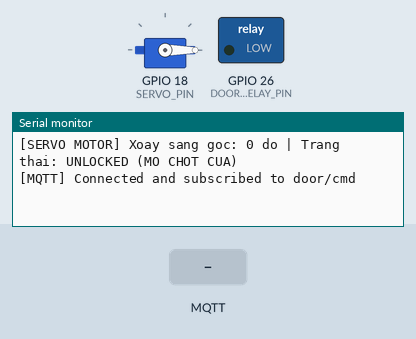
Simulated run of this sketch. Board: ESP32. On the bench: servo, switched loads named in the sketch (green lamp = pin HIGH), the last lines printed to the serial monitor. The test bench sets the inputs (shaded band). WiFi joins after 1.5 s; servers stay silent unless stated; no MQTT or app messages arrive unless stated.

Above: at 3.8 s.
3.9 s: MQTT message "unlock" arrives on the first subscribed topic
At 5.1 s:
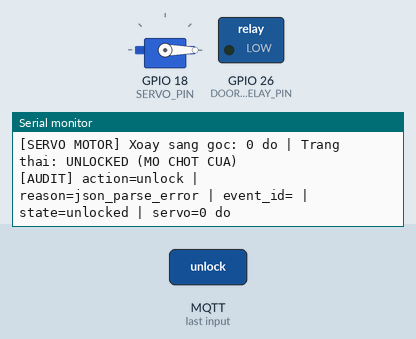
5.4 s: MQTT message "1" arrives on the first subscribed topic
At 6.5 s:
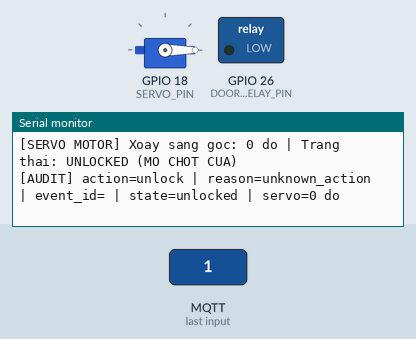

The sketch:

esp32_door.ino
```cpp
/*
 * GD5: Firmware ESP32 điều khiển khóa cửa qua MQTT bằng Động cơ Servo (SG90 / MG996R)
 *
 * Hợp đồng MQTT:
 *   - Subscribe: store/{store_id}/door/cmd
 *       JSON: {"action": "lock"|"unlock", "reason": "...", "event_id": "...", "ttl_sec": 45}
 *   - Publish (retained): store/{store_id}/door/status
 *       JSON: {"state": "locked"|"unlocked", "ts": "...", "event_id": "...", "servo_angle": 90|0}
 *
 * Hành vi Động cơ Servo:
 *   - MỞ (UNLOCKED): Servo quay góc 0 độ (Mở chốt cửa).
 *   - ĐÓNG/KHÓA (LOCKED): Servo xoay góc 90 độ (Đóng chốt khóa cửa).
 *
 * Ràng buộc an toàn (Fail-safe):
 *   1. Khởi động hoặc mất mạng: Servo luôn quay về góc 0 độ (MỞ).
 *   2. Mọi lệnh lock bắt buộc có ttl_sec (mặc định 45s, tối đa 120s); hết hạn tự xoay về 0 độ.
 *   3. Lệnh unlock luôn được ưu tiên và mở cửa ngay lập tức.
 *   4. Mất kết nối WiFi hoặc MQTT -> xoay về 0 độ ngay lập tức trước khi thử kết nối lại.
 */

#include <Arduino.h>
#include <WiFi.h>
#include <PubSubClient.h>
#include <ArduinoJson.h>
#include <ESP32Servo.h>

// ---------------- Cấu hình phần cứng & mạng ----------------
#ifndef WIFI_SSID
#define WIFI_SSID "YOUR_WIFI_SSID"
#endif

#ifndef WIFI_PASSWORD
#define WIFI_PASSWORD "YOUR_WIFI_PASSWORD"
#endif

#ifndef MQTT_HOST
#define MQTT_HOST "192.168.1.100"
#endif

#ifndef MQTT_PORT
#define MQTT_PORT 1883
#endif

#ifndef STORE_ID
#define STORE_ID "store_01"
#endif

// Chân GPIO điều khiển động cơ Servo
#ifndef SERVO_PIN
#define SERVO_PIN 18
#endif

// Góc xoay Servo chốt cửa
#define SERVO_UNLOCKED_ANGLE 0    // 0 độ: Mở cửa
#define SERVO_LOCKED_ANGLE   90   // 90 độ: Đóng/Khóa chốt cửa

// Chân GPIO Relay phụ trợ (tùy chọn nếu dùng kết hợp khóa nam châm)
#ifndef DOOR_RELAY_PIN
#define DOOR_RELAY_PIN 26
#endif

#ifndef RELAY_LOCK_LEVEL
#define RELAY_LOCK_LEVEL HIGH
#endif
#define RELAY_UNLOCK_LEVEL (RELAY_LOCK_LEVEL == HIGH ? LOW : HIGH)

static const unsigned long DEFAULT_TTL_SEC = 45;
static const unsigned long MAX_TTL_SEC = 120;

WiFiClient espClient;
PubSubClient mqttClient(espClient);
Servo doorServo;

String cmdTopic = String("store/") + STORE_ID + "/door/cmd";
String statusTopic = String("store/") + STORE_ID + "/door/status";

bool isLocked = false;
unsigned long lockDeadlineMs = 0;
String currentEventId = "";
unsigned long lastReconnectAttemptMs = 0;

void applyHardwareState(bool lockState) {
  isLocked = lockState;
  int targetAngle = isLocked ? SERVO_LOCKED_ANGLE : SERVO_UNLOCKED_ANGLE;

  // Xoay động cơ servo
  doorServo.write(targetAngle);
  digitalWrite(DOOR_RELAY_PIN, isLocked ? RELAY_LOCK_LEVEL : RELAY_UNLOCK_LEVEL);

  Serial.printf("[SERVO MOTOR] Xoay sang goc: %d do | Trang thai: %s\n",
                targetAngle, isLocked ? "LOCKED (DONG CHOT CUA)" : "UNLOCKED (MO CHOT CUA)");
}

void publishDoorStatus() {
  if (!mqttClient.connected()) {
    return;
  }
  JsonDocument doc;
  doc["state"] = isLocked ? "locked" : "unlocked";
  doc["ts"] = String(millis() / 1000) + "s";
  doc["event_id"] = currentEventId;
  doc["servo_angle"] = isLocked ? SERVO_LOCKED_ANGLE : SERVO_UNLOCKED_ANGLE;

  char buffer[256];
  serializeJson(doc, buffer, sizeof(buffer));
  mqttClient.publish(statusTopic.c_str(), buffer, true);  // retained = true
}

void failSafeUnlock(const char* reason) {
  bool changed = isLocked;
  applyHardwareState(false);
  lockDeadlineMs = 0;
  Serial.printf("[AUDIT] action=unlock | reason=%s | event_id=%s | state=unlocked | servo=%d do\n",
                reason, currentEventId.c_str(), SERVO_UNLOCKED_ANGLE);
  if (changed) {
    publishDoorStatus();
  }
}

void onMqttMessage(char* topic, byte* payload, unsigned int length) {
  JsonDocument doc;
  DeserializationError err = deserializeJson(doc, payload, length);
  if (err) {
    failSafeUnlock("json_parse_error");
    return;
  }

  const char* action = doc["action"] | "";
  const char* reason = doc["reason"] | "mqtt_cmd";
  const char* eventId = doc["event_id"] | "";
  long ttlSec = doc["ttl_sec"] | (long)DEFAULT_TTL_SEC;

  // Ưu tiên lệnh unlock tuyệt đối
  if (strcmp(action, "unlock") == 0) {
    currentEventId = String(eventId);
    applyHardwareState(false);
    lockDeadlineMs = 0;
    Serial.printf("[AUDIT] action=unlock | reason=%s | event_id=%s | state=unlocked | servo=%d do\n",
                  reason, currentEventId.c_str(), SERVO_UNLOCKED_ANGLE);
    publishDoorStatus();
    return;
  }

  if (strcmp(action, "lock") == 0) {
    if (ttlSec <= 0) {
      failSafeUnlock("invalid_ttl");
      return;
    }
    if ((unsigned long)ttlSec > MAX_TTL_SEC) {
      ttlSec = MAX_TTL_SEC;
    }
    currentEventId = String(eventId);
    applyHardwareState(true);
    lockDeadlineMs = millis() + ((unsigned long)ttlSec * 1000UL);
    Serial.printf("[AUDIT] action=lock | reason=%s | event_id=%s | ttl_sec=%ld | state=locked | servo=%d do\n",
                  reason, currentEventId.c_str(), ttlSec, SERVO_LOCKED_ANGLE);
    publishDoorStatus();
    return;
  }

  // Lệnh không hợp lệ -> Fail-safe mở cửa
  failSafeUnlock("unknown_action");
}

bool reconnectMqtt() {
  String clientId = String("esp32-door-") + STORE_ID;
  const char* lwtPayload = "{\"state\":\"unlocked\",\"ts\":\"\",\"event_id\":\"\",\"servo_angle\":0}";
  if (mqttClient.connect(clientId.c_str(), nullptr, nullptr,
                         statusTopic.c_str(), 1, true, lwtPayload)) {
    mqttClient.subscribe(cmdTopic.c_str(), 1);
    publishDoorStatus();
    Serial.println("[MQTT] Connected and subscribed to door/cmd");
    return true;
  }
  return false;
}

void setup() {
  Serial.begin(115200);
  pinMode(DOOR_RELAY_PIN, OUTPUT);

  // Khởi tạo thư viện Servo cho ESP32
  ESP32PWM::allocateTimer(0);
  ESP32PWM::allocateTimer(1);
  ESP32PWM::allocateTimer(2);
  ESP32PWM::allocateTimer(3);
  doorServo.setPeriodHertz(50);             // Tần số PWM chuẩn 50Hz cho Servo SG90/MG996R
  doorServo.attach(SERVO_PIN, 500, 2400);   // Xung điều khiển 500us - 2400us

  // Khởi động luôn ở trạng thái MỞ (0 độ) (Fail-safe)
  applyHardwareState(false);

  WiFi.mode(WIFI_STA);
  WiFi.begin(WIFI_SSID, WIFI_PASSWORD);
  mqttClient.setServer(MQTT_HOST, MQTT_PORT);
  mqttClient.setCallback(onMqttMessage);
}

void loop() {
  unsigned long nowMs = millis();

  // 1. Kiểm tra hết hạn TTL -> tự động xoay servo mở cửa về 0 độ
  if (isLocked && lockDeadlineMs > 0 && (long)(nowMs - lockDeadlineMs) >= 0) {
    failSafeUnlock("ttl_expired");
  }

  // 2. Fail-safe khi mất kết nối WiFi hoặc MQTT -> xoay servo mở khóa ngay lập tức
  if (WiFi.status() != WL_CONNECTED || !mqttClient.connected()) {
    if (isLocked) {
      failSafeUnlock("network_or_mqtt_lost");
    }
    if (WiFi.status() == WL_CONNECTED && (nowMs - lastReconnectAttemptMs > 3000UL)) {
      lastReconnectAttemptMs = nowMs;
      reconnectMqtt();
    }
    return;
  }

  mqttClient.loop();
}
```

Measured:
- after the input at 3.9 s, the serial monitor: prints a new line at once (image 1)
- after the input at 5.4 s, the serial monitor: prints a new line at once (image 2)
